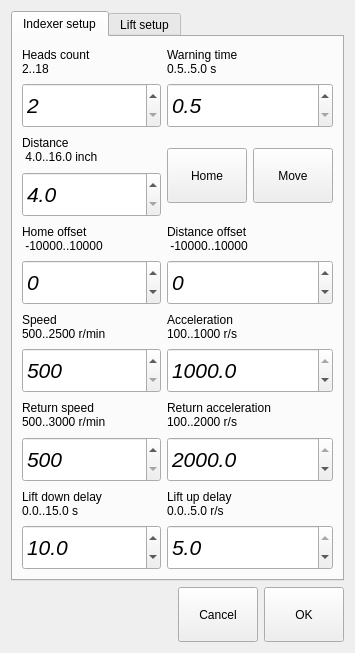
<?xml version="1.0" encoding="UTF-8"?>
<ui version="4.0">
 <class>IndexerSettingDialog</class>
 <widget class="QWidget" name="IndexerSettingDialog">
  <property name="geometry">
   <rect>
    <x>0</x>
    <y>0</y>
    <width>355</width>
    <height>653</height>
   </rect>
  </property>
  <property name="windowTitle">
   <string>Form</string>
  </property>
  <property name="locale">
   <locale language="English" country="UnitedStates"/>
  </property>
  <layout class="QVBoxLayout" name="verticalLayout_21">
   <item>
    <widget class="QTabWidget" name="tabWidget">
     <property name="currentIndex">
      <number>0</number>
     </property>
     <widget class="QWidget" name="IndexerTab">
      <attribute name="title">
       <string>Indexer setup</string>
      </attribute>
      <layout class="QGridLayout" name="gridLayout">
       <item row="0" column="0">
        <layout class="QVBoxLayout" name="verticalLayout_17" stretch="1,10">
         <item>
          <widget class="QLabel" name="label_14">
           <property name="text">
            <string>Heads count 
2..18</string>
           </property>
          </widget>
         </item>
         <item>
          <widget class="QDoubleSpinBox" name="spinBoxHeadsCount">
           <property name="minimumSize">
            <size>
             <width>0</width>
             <height>45</height>
            </size>
           </property>
           <property name="font">
            <font>
             <pointsize>16</pointsize>
             <italic>true</italic>
            </font>
           </property>
           <property name="decimals">
            <number>0</number>
           </property>
           <property name="minimum">
            <double>2.000000000000000</double>
           </property>
           <property name="maximum">
            <double>18.000000000000000</double>
           </property>
          </widget>
         </item>
        </layout>
       </item>
       <item row="0" column="1">
        <layout class="QVBoxLayout" name="verticalLayout_16" stretch="1,10">
         <item>
          <widget class="QLabel" name="label_13">
           <property name="text">
            <string>Warning time
0.5..5.0 s</string>
           </property>
          </widget>
         </item>
         <item>
          <widget class="QDoubleSpinBox" name="dSpinBoxWarningTime">
           <property name="minimumSize">
            <size>
             <width>0</width>
             <height>45</height>
            </size>
           </property>
           <property name="font">
            <font>
             <pointsize>16</pointsize>
             <italic>true</italic>
            </font>
           </property>
           <property name="decimals">
            <number>1</number>
           </property>
           <property name="minimum">
            <double>0.500000000000000</double>
           </property>
           <property name="maximum">
            <double>5.000000000000000</double>
           </property>
           <property name="singleStep">
            <double>0.500000000000000</double>
           </property>
           <property name="value">
            <double>0.500000000000000</double>
           </property>
          </widget>
         </item>
        </layout>
       </item>
       <item row="1" column="0">
        <layout class="QVBoxLayout" name="verticalLayout_18" stretch="1,10">
         <item>
          <widget class="QLabel" name="label_15">
           <property name="text">
            <string>Distance 
 4.0..16.0 inch</string>
           </property>
          </widget>
         </item>
         <item>
          <widget class="QDoubleSpinBox" name="dSpinBoxIndexDistance">
           <property name="minimumSize">
            <size>
             <width>0</width>
             <height>45</height>
            </size>
           </property>
           <property name="font">
            <font>
             <pointsize>16</pointsize>
             <italic>true</italic>
            </font>
           </property>
           <property name="decimals">
            <number>1</number>
           </property>
           <property name="minimum">
            <double>4.000000000000000</double>
           </property>
           <property name="maximum">
            <double>16.000000000000000</double>
           </property>
           <property name="singleStep">
            <double>0.500000000000000</double>
           </property>
          </widget>
         </item>
        </layout>
       </item>
       <item row="1" column="1">
        <layout class="QHBoxLayout" name="horizontalLayout_3">
         <item>
          <widget class="QPushButton" name="pushButton_3">
           <property name="minimumSize">
            <size>
             <width>65</width>
             <height>55</height>
            </size>
           </property>
           <property name="text">
            <string>Home</string>
           </property>
          </widget>
         </item>
         <item>
          <widget class="QPushButton" name="pushButton_4">
           <property name="minimumSize">
            <size>
             <width>65</width>
             <height>55</height>
            </size>
           </property>
           <property name="text">
            <string>Move</string>
           </property>
          </widget>
         </item>
        </layout>
       </item>
       <item row="2" column="0">
        <layout class="QVBoxLayout" name="verticalLayout_8" stretch="1,10">
         <item>
          <widget class="QLabel" name="label_5">
           <property name="text">
            <string>Home offset 
 -10000..10000</string>
           </property>
          </widget>
         </item>
         <item>
          <widget class="QDoubleSpinBox" name="spinBoxIndexHomeOffset">
           <property name="minimumSize">
            <size>
             <width>0</width>
             <height>45</height>
            </size>
           </property>
           <property name="font">
            <font>
             <pointsize>16</pointsize>
             <italic>true</italic>
            </font>
           </property>
           <property name="decimals">
            <number>0</number>
           </property>
           <property name="minimum">
            <double>-10000.000000000000000</double>
           </property>
           <property name="maximum">
            <double>10000.000000000000000</double>
           </property>
           <property name="singleStep">
            <double>100.000000000000000</double>
           </property>
          </widget>
         </item>
        </layout>
       </item>
       <item row="2" column="1">
        <layout class="QVBoxLayout" name="verticalLayout_9" stretch="1,10">
         <item>
          <widget class="QLabel" name="label_6">
           <property name="text">
            <string>Distance offset 
 -10000..10000</string>
           </property>
          </widget>
         </item>
         <item>
          <widget class="QDoubleSpinBox" name="spinBoxIndexDistanceOffcet">
           <property name="minimumSize">
            <size>
             <width>0</width>
             <height>45</height>
            </size>
           </property>
           <property name="font">
            <font>
             <pointsize>16</pointsize>
             <italic>true</italic>
            </font>
           </property>
           <property name="decimals">
            <number>0</number>
           </property>
           <property name="minimum">
            <double>-10000.000000000000000</double>
           </property>
           <property name="maximum">
            <double>10000.000000000000000</double>
           </property>
           <property name="singleStep">
            <double>100.000000000000000</double>
           </property>
          </widget>
         </item>
        </layout>
       </item>
       <item row="3" column="0">
        <layout class="QVBoxLayout" name="verticalLayout_10" stretch="1,10">
         <item>
          <widget class="QLabel" name="label_7">
           <property name="text">
            <string>Speed 
500..2500 r/min</string>
           </property>
          </widget>
         </item>
         <item>
          <widget class="QDoubleSpinBox" name="spinBoxIndexSpeed">
           <property name="minimumSize">
            <size>
             <width>0</width>
             <height>45</height>
            </size>
           </property>
           <property name="font">
            <font>
             <pointsize>16</pointsize>
             <italic>true</italic>
            </font>
           </property>
           <property name="decimals">
            <number>0</number>
           </property>
           <property name="minimum">
            <double>500.000000000000000</double>
           </property>
           <property name="maximum">
            <double>2500.000000000000000</double>
           </property>
           <property name="singleStep">
            <double>50.000000000000000</double>
           </property>
          </widget>
         </item>
        </layout>
       </item>
       <item row="3" column="1">
        <layout class="QVBoxLayout" name="verticalLayout_12" stretch="1,10">
         <item>
          <widget class="QLabel" name="label_9">
           <property name="text">
            <string>Acceleration 
100..1000 r/s</string>
           </property>
          </widget>
         </item>
         <item>
          <widget class="QDoubleSpinBox" name="dSpinBoxIndexAccel">
           <property name="minimumSize">
            <size>
             <width>0</width>
             <height>45</height>
            </size>
           </property>
           <property name="font">
            <font>
             <pointsize>16</pointsize>
             <italic>true</italic>
            </font>
           </property>
           <property name="decimals">
            <number>1</number>
           </property>
           <property name="minimum">
            <double>100.000000000000000</double>
           </property>
           <property name="maximum">
            <double>1000.000000000000000</double>
           </property>
           <property name="singleStep">
            <double>100.000000000000000</double>
           </property>
           <property name="value">
            <double>1000.000000000000000</double>
           </property>
          </widget>
         </item>
        </layout>
       </item>
       <item row="4" column="0">
        <layout class="QVBoxLayout" name="verticalLayout_11" stretch="1,10">
         <item>
          <widget class="QLabel" name="label_8">
           <property name="text">
            <string>Return speed 
500..3000 r/min</string>
           </property>
          </widget>
         </item>
         <item>
          <widget class="QDoubleSpinBox" name="spinBoxindexSpeedRet">
           <property name="minimumSize">
            <size>
             <width>0</width>
             <height>45</height>
            </size>
           </property>
           <property name="font">
            <font>
             <pointsize>16</pointsize>
             <italic>true</italic>
            </font>
           </property>
           <property name="decimals">
            <number>0</number>
           </property>
           <property name="minimum">
            <double>500.000000000000000</double>
           </property>
           <property name="maximum">
            <double>3000.000000000000000</double>
           </property>
           <property name="singleStep">
            <double>50.000000000000000</double>
           </property>
          </widget>
         </item>
        </layout>
       </item>
       <item row="4" column="1">
        <layout class="QVBoxLayout" name="verticalLayout_13" stretch="1,10">
         <item>
          <widget class="QLabel" name="label_10">
           <property name="text">
            <string>Return acceleration 
100..2000 r/s</string>
           </property>
          </widget>
         </item>
         <item>
          <widget class="QDoubleSpinBox" name="dSpinBoxIndexAccelRet">
           <property name="minimumSize">
            <size>
             <width>0</width>
             <height>45</height>
            </size>
           </property>
           <property name="font">
            <font>
             <pointsize>16</pointsize>
             <italic>true</italic>
            </font>
           </property>
           <property name="decimals">
            <number>1</number>
           </property>
           <property name="minimum">
            <double>100.000000000000000</double>
           </property>
           <property name="maximum">
            <double>2000.000000000000000</double>
           </property>
           <property name="singleStep">
            <double>100.000000000000000</double>
           </property>
           <property name="value">
            <double>2000.000000000000000</double>
           </property>
          </widget>
         </item>
        </layout>
       </item>
       <item row="5" column="0">
        <layout class="QVBoxLayout" name="verticalLayout_14" stretch="1,10">
         <item>
          <widget class="QLabel" name="label_11">
           <property name="text">
            <string>Lift down delay 
0.0..15.0 s</string>
           </property>
          </widget>
         </item>
         <item>
          <widget class="QDoubleSpinBox" name="dSpinBoxLiftDownDelay">
           <property name="minimumSize">
            <size>
             <width>0</width>
             <height>45</height>
            </size>
           </property>
           <property name="font">
            <font>
             <pointsize>16</pointsize>
             <italic>true</italic>
            </font>
           </property>
           <property name="decimals">
            <number>1</number>
           </property>
           <property name="minimum">
            <double>0.000000000000000</double>
           </property>
           <property name="maximum">
            <double>15.000000000000000</double>
           </property>
           <property name="singleStep">
            <double>0.500000000000000</double>
           </property>
           <property name="value">
            <double>10.000000000000000</double>
           </property>
          </widget>
         </item>
        </layout>
       </item>
       <item row="5" column="1">
        <layout class="QVBoxLayout" name="verticalLayout_15" stretch="1,10">
         <item>
          <widget class="QLabel" name="label_12">
           <property name="text">
            <string>Lift up delay 
0.0..5.0 r/s</string>
           </property>
          </widget>
         </item>
         <item>
          <widget class="QDoubleSpinBox" name="dSpinBoxLiftUpDelay">
           <property name="minimumSize">
            <size>
             <width>0</width>
             <height>45</height>
            </size>
           </property>
           <property name="font">
            <font>
             <pointsize>16</pointsize>
             <italic>true</italic>
            </font>
           </property>
           <property name="decimals">
            <number>1</number>
           </property>
           <property name="minimum">
            <double>0.000000000000000</double>
           </property>
           <property name="maximum">
            <double>5.000000000000000</double>
           </property>
           <property name="singleStep">
            <double>0.500000000000000</double>
           </property>
           <property name="value">
            <double>5.000000000000000</double>
           </property>
          </widget>
         </item>
        </layout>
       </item>
      </layout>
     </widget>
     <widget class="QWidget" name="LiftTab">
      <attribute name="title">
       <string>Lift setup</string>
      </attribute>
      <layout class="QVBoxLayout" name="verticalLayout_5">
       <item>
        <layout class="QGridLayout" name="gridLayout_2">
         <item row="0" column="0">
          <layout class="QVBoxLayout" name="verticalLayout" stretch="1,10">
           <item>
            <widget class="QLabel" name="label">
             <property name="text">
              <string>Distance 
0.80..1.18 inch</string>
             </property>
            </widget>
           </item>
           <item>
            <widget class="QDoubleSpinBox" name="dSpinBoxLiftDistance">
             <property name="sizePolicy">
              <sizepolicy hsizetype="Minimum" vsizetype="Expanding">
               <horstretch>0</horstretch>
               <verstretch>0</verstretch>
              </sizepolicy>
             </property>
             <property name="minimumSize">
              <size>
               <width>0</width>
               <height>45</height>
              </size>
             </property>
             <property name="font">
              <font>
               <pointsize>16</pointsize>
               <italic>true</italic>
              </font>
             </property>
             <property name="minimum">
              <double>0.800000000000000</double>
             </property>
             <property name="maximum">
              <double>1.180000000000000</double>
             </property>
             <property name="singleStep">
              <double>0.010000000000000</double>
             </property>
            </widget>
           </item>
          </layout>
         </item>
         <item row="0" column="1">
          <layout class="QHBoxLayout" name="horizontalLayout_2">
           <item>
            <widget class="QPushButton" name="pushButton">
             <property name="minimumSize">
              <size>
               <width>65</width>
               <height>55</height>
              </size>
             </property>
             <property name="text">
              <string>Home</string>
             </property>
            </widget>
           </item>
           <item>
            <widget class="QPushButton" name="pushButton_2">
             <property name="minimumSize">
              <size>
               <width>65</width>
               <height>55</height>
              </size>
             </property>
             <property name="text">
              <string>Move</string>
             </property>
            </widget>
           </item>
          </layout>
         </item>
         <item row="1" column="0">
          <layout class="QVBoxLayout" name="verticalLayout_2" stretch="1,10">
           <item>
            <widget class="QLabel" name="label_2">
             <property name="text">
              <string>Home offset 
 -2000..2000</string>
             </property>
            </widget>
           </item>
           <item>
            <widget class="QDoubleSpinBox" name="spinBoxLiftHomeOffset">
             <property name="sizePolicy">
              <sizepolicy hsizetype="Expanding" vsizetype="Expanding">
               <horstretch>0</horstretch>
               <verstretch>0</verstretch>
              </sizepolicy>
             </property>
             <property name="minimumSize">
              <size>
               <width>0</width>
               <height>45</height>
              </size>
             </property>
             <property name="font">
              <font>
               <pointsize>16</pointsize>
               <italic>true</italic>
              </font>
             </property>
             <property name="decimals">
              <number>0</number>
             </property>
             <property name="minimum">
              <double>-2000.000000000000000</double>
             </property>
             <property name="maximum">
              <double>2000.000000000000000</double>
             </property>
             <property name="singleStep">
              <double>100.000000000000000</double>
             </property>
            </widget>
           </item>
          </layout>
         </item>
         <item row="1" column="1">
          <spacer name="verticalSpacer_2">
           <property name="orientation">
            <enum>Qt::Vertical</enum>
           </property>
           <property name="sizeHint" stdset="0">
            <size>
             <width>20</width>
             <height>40</height>
            </size>
           </property>
          </spacer>
         </item>
         <item row="2" column="0">
          <layout class="QVBoxLayout" name="verticalLayout_3" stretch="1,10">
           <item>
            <widget class="QLabel" name="label_3">
             <property name="text">
              <string>Speed 
500..3000 r/min</string>
             </property>
            </widget>
           </item>
           <item>
            <widget class="QDoubleSpinBox" name="spinBoxLiftSpeed">
             <property name="sizePolicy">
              <sizepolicy hsizetype="Minimum" vsizetype="Expanding">
               <horstretch>0</horstretch>
               <verstretch>0</verstretch>
              </sizepolicy>
             </property>
             <property name="minimumSize">
              <size>
               <width>0</width>
               <height>45</height>
              </size>
             </property>
             <property name="font">
              <font>
               <pointsize>16</pointsize>
               <italic>true</italic>
              </font>
             </property>
             <property name="decimals">
              <number>0</number>
             </property>
             <property name="minimum">
              <double>500.000000000000000</double>
             </property>
             <property name="maximum">
              <double>3000.000000000000000</double>
             </property>
             <property name="singleStep">
              <double>50.000000000000000</double>
             </property>
             <property name="value">
              <double>500.000000000000000</double>
             </property>
            </widget>
           </item>
          </layout>
         </item>
         <item row="2" column="1">
          <layout class="QVBoxLayout" name="verticalLayout_4" stretch="1,10">
           <item>
            <widget class="QLabel" name="label_4">
             <property name="text">
              <string>Acceleration 
100..2000 r/s</string>
             </property>
            </widget>
           </item>
           <item>
            <widget class="QDoubleSpinBox" name="dSpinBoxLiftAccel">
             <property name="sizePolicy">
              <sizepolicy hsizetype="Minimum" vsizetype="Expanding">
               <horstretch>0</horstretch>
               <verstretch>0</verstretch>
              </sizepolicy>
             </property>
             <property name="minimumSize">
              <size>
               <width>0</width>
               <height>45</height>
              </size>
             </property>
             <property name="font">
              <font>
               <pointsize>16</pointsize>
               <italic>true</italic>
              </font>
             </property>
             <property name="decimals">
              <number>1</number>
             </property>
             <property name="minimum">
              <double>100.000000000000000</double>
             </property>
             <property name="maximum">
              <double>2000.000000000000000</double>
             </property>
             <property name="singleStep">
              <double>100.000000000000000</double>
             </property>
             <property name="value">
              <double>2000.000000000000000</double>
             </property>
            </widget>
           </item>
          </layout>
         </item>
        </layout>
       </item>
       <item>
        <spacer name="verticalSpacer_3">
         <property name="orientation">
          <enum>Qt::Vertical</enum>
         </property>
         <property name="sizeHint" stdset="0">
          <size>
           <width>20</width>
           <height>245</height>
          </size>
         </property>
        </spacer>
       </item>
      </layout>
     </widget>
    </widget>
   </item>
   <item>
    <layout class="QHBoxLayout" name="horizontalLayout_5">
     <item>
      <spacer name="horizontalSpacer">
       <property name="orientation">
        <enum>Qt::Horizontal</enum>
       </property>
       <property name="sizeHint" stdset="0">
        <size>
         <width>40</width>
         <height>20</height>
        </size>
       </property>
      </spacer>
     </item>
     <item>
      <widget class="QPushButton" name="pButtonCancel">
       <property name="minimumSize">
        <size>
         <width>0</width>
         <height>55</height>
        </size>
       </property>
       <property name="text">
        <string>Cancel</string>
       </property>
      </widget>
     </item>
     <item>
      <widget class="QPushButton" name="pButtonOK">
       <property name="minimumSize">
        <size>
         <width>0</width>
         <height>55</height>
        </size>
       </property>
       <property name="text">
        <string>OK</string>
       </property>
      </widget>
     </item>
    </layout>
   </item>
  </layout>
 </widget>
 <resources/>
 <connections/>
</ui>
